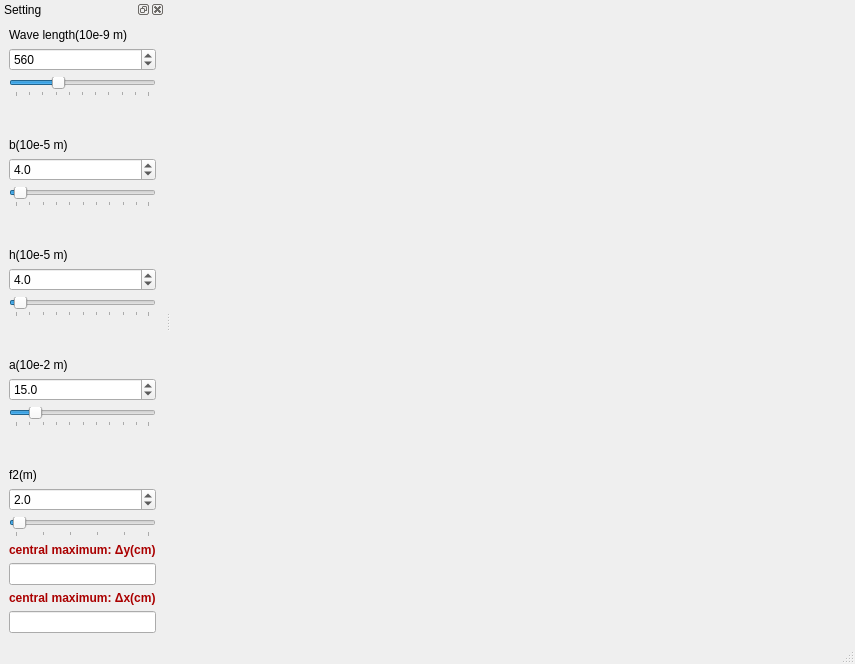
<?xml version="1.0" encoding="UTF-8"?>
<ui version="4.0">
 <class>MainWindow</class>
 <widget class="QMainWindow" name="MainWindow">
  <property name="geometry">
   <rect>
    <x>0</x>
    <y>0</y>
    <width>855</width>
    <height>664</height>
   </rect>
  </property>
  <property name="windowTitle">
   <string>Diffraction  Rectangular aperture</string>
  </property>
  <widget class="QWidget" name="centralWidget">
   <layout class="QHBoxLayout" name="horizontalLayout">
    <item>
     <widget class="MPL_WIDGET_2D" name="mplwidget2D" native="true"/>
    </item>
   </layout>
  </widget>
  <widget class="QDockWidget" name="dockWidget">
   <property name="windowTitle">
    <string>Setting</string>
   </property>
   <attribute name="dockWidgetArea">
    <number>1</number>
   </attribute>
   <widget class="QWidget" name="dockWidgetContents_3">
    <layout class="QHBoxLayout" name="horizontalLayout_4">
     <item>
      <layout class="QVBoxLayout" name="verticalLayout">
       <item>
        <widget class="QLabel" name="label_lamda">
         <property name="text">
          <string>Wave length(10e-9 m)</string>
         </property>
        </widget>
       </item>
       <item>
        <widget class="QSpinBox" name="SpinBox_lambda">
         <property name="statusTip">
          <string>Change the wave length of monochromatic light</string>
         </property>
         <property name="minimum">
          <number>400</number>
         </property>
         <property name="maximum">
          <number>900</number>
         </property>
         <property name="singleStep">
          <number>10</number>
         </property>
         <property name="value">
          <number>560</number>
         </property>
        </widget>
       </item>
       <item>
        <widget class="QSlider" name="slider_lambda">
         <property name="statusTip">
          <string>Change the wave length of monochromatic light</string>
         </property>
         <property name="minimum">
          <number>400</number>
         </property>
         <property name="maximum">
          <number>900</number>
         </property>
         <property name="singleStep">
          <number>10</number>
         </property>
         <property name="value">
          <number>560</number>
         </property>
         <property name="orientation">
          <enum>Qt::Horizontal</enum>
         </property>
         <property name="tickPosition">
          <enum>QSlider::TicksBelow</enum>
         </property>
         <property name="tickInterval">
          <number>50</number>
         </property>
        </widget>
       </item>
       <item>
        <spacer name="verticalSpacer">
         <property name="orientation">
          <enum>Qt::Vertical</enum>
         </property>
         <property name="sizeHint" stdset="0">
          <size>
           <width>20</width>
           <height>40</height>
          </size>
         </property>
        </spacer>
       </item>
       <item>
        <widget class="QLabel" name="label_b">
         <property name="text">
          <string>b(10e-5 m)</string>
         </property>
        </widget>
       </item>
       <item>
        <widget class="QDoubleSpinBox" name="SpinBox_b">
         <property name="statusTip">
          <string>Change the width of the rectangular aperture</string>
         </property>
         <property name="decimals">
          <number>1</number>
         </property>
         <property name="minimum">
          <double>0.100000000000000</double>
         </property>
         <property name="singleStep">
          <double>1.000000000000000</double>
         </property>
         <property name="value">
          <double>4.000000000000000</double>
         </property>
        </widget>
       </item>
       <item>
        <widget class="QSlider" name="slider_b">
         <property name="statusTip">
          <string>Change the width of the rectangular aperture</string>
         </property>
         <property name="minimum">
          <number>1</number>
         </property>
         <property name="maximum">
          <number>100</number>
         </property>
         <property name="value">
          <number>4</number>
         </property>
         <property name="orientation">
          <enum>Qt::Horizontal</enum>
         </property>
         <property name="tickPosition">
          <enum>QSlider::TicksBelow</enum>
         </property>
         <property name="tickInterval">
          <number>10</number>
         </property>
        </widget>
       </item>
       <item>
        <spacer name="verticalSpacer_2">
         <property name="orientation">
          <enum>Qt::Vertical</enum>
         </property>
         <property name="sizeHint" stdset="0">
          <size>
           <width>20</width>
           <height>40</height>
          </size>
         </property>
        </spacer>
       </item>
       <item>
        <widget class="QLabel" name="label_h">
         <property name="text">
          <string>h(10e-5 m)</string>
         </property>
        </widget>
       </item>
       <item>
        <widget class="QDoubleSpinBox" name="SpinBox_h">
         <property name="statusTip">
          <string>change the height of the recatangular aperture</string>
         </property>
         <property name="decimals">
          <number>1</number>
         </property>
         <property name="minimum">
          <double>0.100000000000000</double>
         </property>
         <property name="value">
          <double>4.000000000000000</double>
         </property>
        </widget>
       </item>
       <item>
        <widget class="QSlider" name="slider_h">
         <property name="statusTip">
          <string>change the height of the recatangular aperture</string>
         </property>
         <property name="minimum">
          <number>1</number>
         </property>
         <property name="maximum">
          <number>100</number>
         </property>
         <property name="value">
          <number>4</number>
         </property>
         <property name="orientation">
          <enum>Qt::Horizontal</enum>
         </property>
         <property name="tickPosition">
          <enum>QSlider::TicksBelow</enum>
         </property>
         <property name="tickInterval">
          <number>10</number>
         </property>
        </widget>
       </item>
       <item>
        <spacer name="verticalSpacer_3">
         <property name="orientation">
          <enum>Qt::Vertical</enum>
         </property>
         <property name="sizeHint" stdset="0">
          <size>
           <width>20</width>
           <height>40</height>
          </size>
         </property>
        </spacer>
       </item>
       <item>
        <widget class="QLabel" name="label_a">
         <property name="text">
          <string>a(10e-2 m)</string>
         </property>
        </widget>
       </item>
       <item>
        <widget class="QDoubleSpinBox" name="SpinBox_a">
         <property name="statusTip">
          <string>Change the side of the square-shaped screen</string>
         </property>
         <property name="decimals">
          <number>1</number>
         </property>
         <property name="minimum">
          <double>0.100000000000000</double>
         </property>
         <property name="singleStep">
          <double>1.000000000000000</double>
         </property>
         <property name="value">
          <double>15.000000000000000</double>
         </property>
        </widget>
       </item>
       <item>
        <widget class="QSlider" name="slider_a">
         <property name="statusTip">
          <string>Change the side of the square-shaped screen</string>
         </property>
         <property name="minimum">
          <number>1</number>
         </property>
         <property name="maximum">
          <number>100</number>
         </property>
         <property name="value">
          <number>15</number>
         </property>
         <property name="orientation">
          <enum>Qt::Horizontal</enum>
         </property>
         <property name="tickPosition">
          <enum>QSlider::TicksBelow</enum>
         </property>
         <property name="tickInterval">
          <number>10</number>
         </property>
        </widget>
       </item>
       <item>
        <spacer name="verticalSpacer_4">
         <property name="orientation">
          <enum>Qt::Vertical</enum>
         </property>
         <property name="sizeHint" stdset="0">
          <size>
           <width>20</width>
           <height>40</height>
          </size>
         </property>
        </spacer>
       </item>
       <item>
        <widget class="QLabel" name="label_f2">
         <property name="text">
          <string>f2(m)</string>
         </property>
        </widget>
       </item>
       <item>
        <widget class="QDoubleSpinBox" name="SpinBox_f2">
         <property name="statusTip">
          <string>Change the focal length f2 of the lens L2</string>
         </property>
         <property name="decimals">
          <number>1</number>
         </property>
         <property name="minimum">
          <double>0.100000000000000</double>
         </property>
         <property name="maximum">
          <double>50.000000000000000</double>
         </property>
         <property name="value">
          <double>2.000000000000000</double>
         </property>
        </widget>
       </item>
       <item>
        <widget class="QSlider" name="slider_f2">
         <property name="statusTip">
          <string>Change the focal length f2 of the lens L2</string>
         </property>
         <property name="minimum">
          <number>1</number>
         </property>
         <property name="maximum">
          <number>50</number>
         </property>
         <property name="value">
          <number>2</number>
         </property>
         <property name="orientation">
          <enum>Qt::Horizontal</enum>
         </property>
         <property name="tickPosition">
          <enum>QSlider::TicksBelow</enum>
         </property>
         <property name="tickInterval">
          <number>10</number>
         </property>
        </widget>
       </item>
       <item>
        <widget class="QLabel" name="label_2">
         <property name="text">
          <string>&lt;html&gt;&lt;head/&gt;&lt;body&gt;&lt;p&gt;&lt;span style=&quot; font-weight:600; color:#aa0000;&quot;&gt;central maximum: Δy(cm)&lt;/span&gt;&lt;/p&gt;&lt;/body&gt;&lt;/html&gt;</string>
         </property>
        </widget>
       </item>
       <item>
        <widget class="QLineEdit" name="lineEdit_dx">
         <property name="statusTip">
          <string>The width of the central maximum along (Ox)</string>
         </property>
         <property name="styleSheet">
          <string notr="true">color: rgb(0, 170, 0);</string>
         </property>
        </widget>
       </item>
       <item>
        <widget class="QLabel" name="label">
         <property name="text">
          <string>&lt;html&gt;&lt;head/&gt;&lt;body&gt;&lt;p&gt;&lt;span style=&quot; font-weight:600; color:#aa0000;&quot;&gt;central maximum: Δx(cm)&lt;/span&gt;&lt;/p&gt;&lt;/body&gt;&lt;/html&gt;</string>
         </property>
        </widget>
       </item>
       <item>
        <widget class="QLineEdit" name="lineEdit_dy">
         <property name="statusTip">
          <string>The width of the central maximum along (Oy)</string>
         </property>
         <property name="styleSheet">
          <string notr="true">color: rgb(0, 170, 0);</string>
         </property>
        </widget>
       </item>
      </layout>
     </item>
    </layout>
   </widget>
  </widget>
  <widget class="QStatusBar" name="statusBar"/>
  <widget class="QMenuBar" name="menuBar">
   <property name="geometry">
    <rect>
     <x>0</x>
     <y>0</y>
     <width>855</width>
     <height>23</height>
    </rect>
   </property>
  </widget>
 </widget>
 <customwidgets>
  <customwidget>
   <class>MPL_WIDGET_2D</class>
   <extends>QWidget</extends>
   <header location="global">mplwidget</header>
   <container>1</container>
  </customwidget>
 </customwidgets>
 <resources/>
 <connections/>
</ui>
